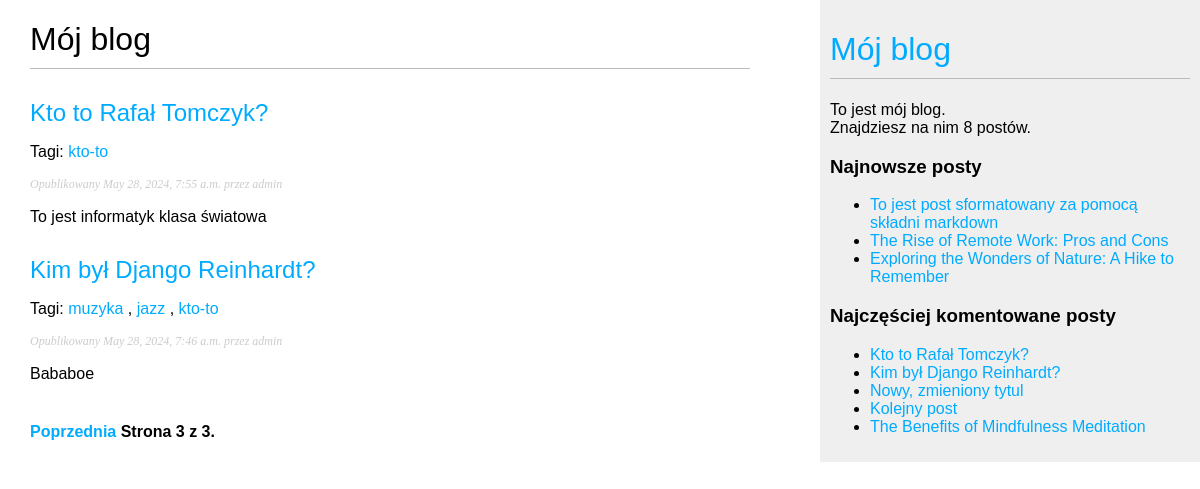
Page /blog/?page=3 on the committed database.
### blog/models.py (models this page shows, shortened)
class Post(models.Model):
    class Status(models.TextChoices):
        DRAFT = 'DF', 'Roboczy'
        PUBLISHED = 'PB', 'Opublikowany'
    title = models.CharField(max_length=250)
    slug = models.SlugField(max_length=250, unique_for_date='publish')
    author = models.ForeignKey(User, on_delete=models.CASCADE, related_name='blog_posts')
    body = models.TextField()
    publish = models.DateTimeField(default=timezone.now)
    created = models.DateTimeField(auto_now_add=True)
    updated = models.DateTimeField(auto_now=True)
    status = models.CharField(max_length=2, choices=Status.choices, default=Status.DRAFT)
    object = models.Manager()
    published = PublishedManager()
    tags = TaggableManager()
    class Meta:
        ordering = ['-publish']
        indexes = [
            models.Index(fields=['-publish'])
        ]
    def get_absolute_url(self):
        return reverse("blog:post_detail", args=[self.publish.year,
                                                 self.publish.month,
                                                 self.publish.day,
                                                 self.slug])

### blog/views.py (the view)
# urls.py: path('', views.post_list, name='post_list'),
def post_list(request, tag_slug=None):
    post_list = Post.published.all()
    tag= None
    if tag_slug:
        tag = get_object_or_404(Tag, slug=tag_slug)
        post_list = post_list.filter(tags__in=[tag])
    paginator = Paginator(post_list, 3)
    page_number = request.GET.get('page', 1)
    try:
        posts = paginator.page(page_number)
    except PageNotAnInteger:
        posts = paginator.page(1)
    except EmptyPage:
        posts = paginator.page(paginator.num_pages)
    return render(request,
                  'blog/post/list.html',
                  {'posts': posts,
                   'tag': tag})

### blog/models.py (called while the page is built)
    def get_queryset(self):
        return super().get_queryset()\
            .filter(status=Post.Status.PUBLISHED)

### blog/templatetags/blog_tags.py (called while the page is built)
@register.simple_tag
def total_posts():
    return Post.published.count()

@register.inclusion_tag('blog/post/latest_posts.html')
def show_latest_posts(count=5):
    latest_posts = Post.published.order_by('-publish')[:count]
    return {'latest_posts': latest_posts}

@register.simple_tag
def get_most_commented_posts(count=5):
    return Post.published.annotate(total_comments=Count('comments')).order_by('-total_comments')[:count]

@register.filter(name='markdown')
def markdown_format(text):
    return mark_safe(markdown.markdown(text))

### blog/templates/blog/post/list.html (shortened to what this page needs)
{% extends "blog/base.html" %}
{% load blog_tags %}
{% block content %}
    <h1>Mój blog</h1>
    {% for post in posts %}
        <h2>
            <a href="{{ post.get_absolute_url }}">
                {{ post.title }}
            </a>
        </h2>
        <p class="tags">
            Tagi:
            {% for tag in post.tags.all %}
                <a href="{% url 'blog:post_list_by_tag' tag.slug %}">
                    {{ tag.name }}
                </a>
                {% if not forloop.last %}, {% endif %}
            {% endfor %}
        </p>
        <p class="date">
            Opublikowany {{ post.publish }} przez {{ post.author }}
        </p>
        {{ post.body|markdown|truncatewords_html:30 }}
    {% endfor %}
    {% include "pagination.html" with page=posts %}
{% endblock %}

### blog/templates/blog/base.html (shortened to what this page needs)
{% load blog_tags %}
{% load static %}
<!DOCTYPE html>
<html>
<head>
    <link href="{% static 'css/blog.css' %}" rel="stylesheet">
</head>
<body>
    <div id="content">
        {% block content %}
        {% endblock %}
    </div>
    <div id="sidebar">
        <h1><a href="{% url 'blog:post_list' %}">Mój blog</a></h1>
        <p>To jest mój blog.<br>
            Znajdziesz na nim {% total_posts %} postów.
        </p>
        <h3>Najnowsze posty</h3>
        {% show_latest_posts 3 %}
        <h3>Najczęściej komentowane posty</h3>
        {% get_most_commented_posts as most_commented_posts %}
        <ul>
            {% for post in most_commented_posts %}
            <li>
                <a href="{{ post.get_absolute_url }}">{{ post.title }}</a>
            </li>
            {% endfor %}
        </ul>
    </div>
</body>
</html>

### blog/templates/blog/post/latest_posts.html
<ul>
    {% for post in latest_posts %}
        <li>
            <a href="{{post.get_absolute_url}}">{{post.title}}</a>
        </li>
    {%endfor%}
</ul>

### blog/static/css/blog.css (style rules this page uses)
body { margin:0; padding:0; font-family:helvetica, sans-serif; }
a { color:#00abff; text-decoration:none; }
h1 { font-weight:normal; border-bottom:1px solid #bbb; padding:0 0 10px 0; }
h2 { font-weight:normal; margin:30px 0 0; }
#content { float:left; width:60%; padding:0 0 0 30px; }
#sidebar { float:right; width:30%; padding:10px; background:#efefef; height:100%; }
p.date { color:#ccc; font-family: georgia, serif; font-size: 12px; font-style: italic; }

### rows in the picture
Post: title "Kto to Rafał Tomczyk?", publish "May 28, 2024, 7:55 a.m.", author "admin", body "To jest informatyk klasa światowa"
Tag: name "kto-to"
Post: title "Kim był Django Reinhardt?", publish "May 28, 2024, 7:46 a.m.", author "admin", body "Bababoe"
Tag: name "muzyka"
Tag: name "jazz"
Post: title "To jest post sformatowany za pomocą składni markdown"
Post: title "The Rise of Remote Work: Pros and Cons"
Post: title "Exploring the Wonders of Nature: A Hike to Remember"
Post: title "Nowy, zmieniony tytul"
Post: title "Kolejny post"
Post: title "The Benefits of Mindfulness Meditation"

### other values in the picture
{{ page.number }} "3"
{{ page.paginator.num_pages }} "3"
